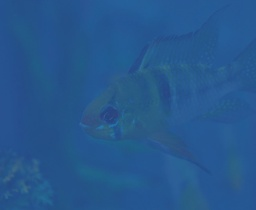
#> input picture fusion-matlab/img/1.jpg, 256 x 210 px, shrunk from 1562 x 1284 before the run, given as the content of the folder D:/img/InputImages, which was not available
$ python main.py
#> lines starting #> are read from the running program, lines starting #| are printed output that depends on the picture; pictures that were not available may be replaced by others from this repository, and a replacement may not be noted
### UDCP/getGbDarkChannel.py
import numpy as np


def getMinChannel(img):
	imgGray = np.zeros((img.shape[0],img.shape[1]),'float32')
	for i in range(0,img.shape[0]):
		for j in range(0,img.shape[1]):
			localMin = 255
			for k in range(0,2):
				if img.item((i,j,k)) < localMin:
					localMin = img.item((i,j,k))
			imgGray[i,j] = localMin
	return imgGray


def getDarkChannel(img, blockSize):
    img = getMinChannel(img)
    addSize = int((blockSize - 1) / 2)
    newHeight = img.shape[0] + blockSize - 1
    newWidth = img.shape[1] + blockSize - 1
    # 中间结果
    imgMiddle = np.zeros((newHeight, newWidth))
    imgMiddle[:, :] = 255
    imgMiddle[addSize:newHeight - addSize, addSize:newWidth - addSize] = img
    # print('imgMiddle',imgMiddle)
    imgDark = np.zeros((img.shape[0], img.shape[1]), np.uint8)
    for i in range(addSize, newHeight - addSize):
        for j in range(addSize, newWidth - addSize):
            localMin = 255
            for k in range(i - addSize, i + addSize + 1):
                for l in range(j - addSize, j + addSize + 1):
                    if imgMiddle.item((k, l)) < localMin:
                        localMin = imgMiddle.item((k, l))
            imgDark[i - addSize, j - addSize] = localMin
    return imgDark

### UDCP/getAtomsphericLight.py
import numpy as np

# 用于排序时存储原来像素点位置的数据结构
class Node(object):
	def __init__(self,x,y,value):
		self.x = x
		self.y = y
		self.value = value
	def printInfo(self):
		print(self.x,self.y,self.value)


def getAtomsphericLight(darkChannel, img):
    height = darkChannel.shape[0]
    width = darkChannel.shape[1]
    nodes = []
    # 用一个链表结构(list)存储数据
    for i in range(0, height):
        for j in range(0, width):
            oneNode = Node(i, j, darkChannel[i, j])
            nodes.append(oneNode)
    # 排序
    nodes = sorted(nodes, key=lambda node: node.value, reverse=True)

    atomsphericLight  = img[nodes[0].x, nodes[0].y, :]
    return atomsphericLight

### UDCP/getTM.py
import numpy as np


def getMinChannel(img,AtomsphericLight):
    imgGrayNormalization = np.zeros((img.shape[0], img.shape[1]))
    for i in range(0, img.shape[0]):
        for j in range(0, img.shape[1]):
            localMin = 1
            for k in range(0, 2):
                imgNormalization = img.item((i, j, k)) / AtomsphericLight[k]
                if imgNormalization < localMin:
                    localMin = imgNormalization
            imgGrayNormalization[i, j] = localMin
    return imgGrayNormalization

def getTransmission(img,AtomsphericLight ,blockSize):
    img = getMinChannel(img, AtomsphericLight)
    addSize = int((blockSize - 1) / 2)
    newHeight = img.shape[0] + blockSize - 1
    newWidth = img.shape[1] + blockSize - 1
    # 中间结果
    imgMiddle = np.zeros((newHeight, newWidth))
    imgMiddle[:, :] = 1
    imgMiddle[addSize:newHeight - addSize, addSize:newWidth - addSize] = img
    # print('imgMiddle',imgMiddle)
    imgDark = np.zeros((img.shape[0], img.shape[1]))
    localMin = 1
    for i in range(addSize, newHeight - addSize):
        for j in range(addSize, newWidth - addSize):
            localMin = 1
            for k in range(i - addSize, i + addSize + 1):
                for l in range(j - addSize, j + addSize + 1):
                    if imgMiddle.item((k, l)) < localMin:
                        localMin = imgMiddle.item((k, l))
            imgDark[i - addSize, j - addSize] = localMin
    transmission = 1 - imgDark

    transmission = np.clip(transmission, 0.1, 0.9)


    return transmission

### IBLA/GuidedFilter.py
# -*- coding: utf-8 -*-
import numpy as np
import cv2

class GuidedFilter:

    # def __init__(self, I, radius=5, epsilon=0.4):
    def __init__(self, I, radius, epsilon):

        self._radius = 2 * radius + 1
        self._epsilon = epsilon
        self._I = self._toFloatImg(I)
        self._initFilter()

        # print('radius',self._radius)
        # print('epsilon',self._epsilon)

    def _toFloatImg(self, img):
        if img.dtype == np.float32:
            return img
        return ( 1.0 / 255.0 ) * np.float32(img)

    def _initFilter(self):
        I = self._I
        r = self._radius
        eps = self._epsilon

        Ir, Ig, Ib = I[:, :, 0], I[:, :, 1], I[:, :, 2]

        # [10 lines of commented-out code are left out]


        self._Ir_mean = cv2.blur(Ir, (r, r))
        self._Ig_mean = cv2.blur(Ig, (r, r))
        self._Ib_mean = cv2.blur(Ib, (r, r))

        Irr_var = cv2.blur(Ir ** 2, (r, r)) - self._Ir_mean ** 2 + eps
        Irg_var = cv2.blur(Ir * Ig, (r, r)) - self._Ir_mean * self._Ig_mean
        Irb_var = cv2.blur(Ir * Ib, (r, r)) - self._Ir_mean * self._Ib_mean
        Igg_var = cv2.blur(Ig * Ig, (r, r)) - self._Ig_mean * self._Ig_mean + eps
        Igb_var = cv2.blur(Ig * Ib, (r, r)) - self._Ig_mean * self._Ib_mean
        Ibb_var = cv2.blur(Ib * Ib, (r, r)) - self._Ib_mean * self._Ib_mean + eps


        Irr_inv = Igg_var * Ibb_var - Igb_var * Igb_var
        Irg_inv = Igb_var * Irb_var - Irg_var * Ibb_var
        Irb_inv = Irg_var * Igb_var - Igg_var * Irb_var
        Igg_inv = Irr_var * Ibb_var - Irb_var * Irb_var
        Igb_inv = Irb_var * Irg_var - Irr_var * Igb_var
        Ibb_inv = Irr_var * Igg_var - Irg_var * Irg_var

        I_cov = Irr_inv * Irr_var + Irg_inv * Irg_var + Irb_inv * Irb_var
        Irr_inv /= I_cov
        Irg_inv /= I_cov
        Irb_inv /= I_cov
        Igg_inv /= I_cov
        Igb_inv /= I_cov
        Ibb_inv /= I_cov

        self._Irr_inv = Irr_inv
        self._Irg_inv = Irg_inv
        self._Irb_inv = Irb_inv
        self._Igg_inv = Igg_inv
        self._Igb_inv = Igb_inv
        self._Ibb_inv = Ibb_inv

    def _computeCoefficients(self, p):
        r = self._radius
        I = self._I
        Ir, Ig, Ib = I[:, :, 0], I[:, :, 1], I[:, :, 2]


        p_mean = cv2.blur(p, (r, r))
        Ipr_mean = cv2.blur(Ir * p, (r, r))
        Ipg_mean = cv2.blur(Ig * p, (r, r))
        Ipb_mean = cv2.blur(Ib * p, (r, r))


        Ipr_cov = Ipr_mean - self._Ir_mean * p_mean
        Ipg_cov = Ipg_mean - self._Ig_mean * p_mean
        Ipb_cov = Ipb_mean - self._Ib_mean * p_mean

        ar = self._Irr_inv * Ipr_cov + self._Irg_inv * Ipg_cov + self._Irb_inv * Ipb_cov
        ag = self._Irg_inv * Ipr_cov + self._Igg_inv * Ipg_cov + self._Igb_inv * Ipb_cov
        ab = self._Irb_inv * Ipr_cov + self._Igb_inv * Ipg_cov + self._Ibb_inv * Ipb_cov

        b = p_mean - ar * self._Ir_mean - ag * self._Ig_mean - ab * self._Ib_mean

        ar_mean = cv2.blur(ar, (r, r))
        ag_mean = cv2.blur(ag, (r, r))
        ab_mean = cv2.blur(ab, (r, r))
        b_mean = cv2.blur(b, (r, r))

        return ar_mean, ag_mean, ab_mean, b_mean

    def _computeOutput(self, ab, I):

        ar_mean, ag_mean, ab_mean, b_mean = ab
        Ir, Ig, Ib = I[:, :, 0], I[:, :, 1], I[:, :, 2]
        q = ar_mean * Ir + ag_mean * Ig + ab_mean * Ib + b_mean
        return q

    def filter(self, p):

        p_32F = self._toFloatImg(p)

        ab = self._computeCoefficients(p)
        return self._computeOutput(ab, self._I)

### UDCP/sceneRadiance.py
import numpy as np

def sceneRadianceRGB(img, transmission, AtomsphericLight):
    AtomsphericLight = np.array(AtomsphericLight)
    img = np.float64(img)
    sceneRadiance = np.zeros(img.shape)

    transmission = np.clip(transmission, 0.2, 0.9)
    for i in range(0, 3):
        sceneRadiance[:, :, i] = (img[:, :, i] - AtomsphericLight[i]) / transmission  + AtomsphericLight[i]

    sceneRadiance = np.clip(sceneRadiance, 0, 255)
    sceneRadiance = np.uint8(sceneRadiance)
    return sceneRadiance

### UDCP/RefinedTramsmission.py
import numpy as np
from GuidedFilter import GuidedFilter


def  Refinedtransmission(transmission,img):

    gimfiltR = 50  # 引导滤波时半径的大小
    eps = 10 ** -3  # 引导滤波时epsilon的值

    guided_filter = GuidedFilter(img, gimfiltR, eps)
    transmission = guided_filter.filter(transmission)
    transmission = np.clip(transmission, 0.1, 0.9)

    return transmission

### UDCP/main.py
import os
import numpy as np
import cv2
import natsort
import datetime
from RefinedTramsmission import Refinedtransmission
from getAtomsphericLight import getAtomsphericLight
from getGbDarkChannel import getDarkChannel
from getTM import getTransmission
from sceneRadiance import sceneRadianceRGB

np.seterr(over='ignore')
if __name__ == '__main__':
    pass

# folder = "C:/Users/Administrator/Desktop/UnderwaterImageEnhancement/Physical/UDCP"
# folder = "C:/Users/Administrator/Desktop/Databases/Dataset"
folder = "D:\\img"
path = folder + "\\InputImages"
files = os.listdir(path)
for file in files:
    print(file)
files = natsort.natsorted(files)
# 开始计时
starttime = datetime.datetime.now()
for i in range(len(files)):
    file = files[i]
    filepath = path + "\\" + file
    prefix = file.split('.')[0]
    if os.path.isfile(filepath):
        print('********    file   ********', file)
        img = cv2.imread(folder +'\\InputImages\\' + file)
#> img is the input picture: shape (210, 256, 3); mean B, G, R 141.4, 87.6, 37.8

        # cv2.imshow('image', img)
        print('img',img)
#> (printed output is left out)

        blockSize = 9
        GB_Darkchannel = getDarkChannel(img, blockSize)
#> in getDarkChannel, `imgMiddle[addSize:newHeight - addSize, addSize:newWidth - addSize] = img`:
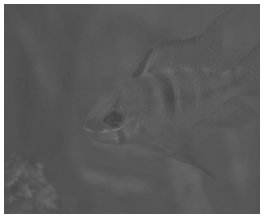
#> imgMiddle: shape (218, 264) float64; min 66, max 255, mean 98.6
        AtomsphericLight = getAtomsphericLight(GB_Darkchannel, img)
#> the loop in getAtomsphericLight, `for i in range(0, height):` made 210 passes
        print('AtomsphericLight', AtomsphericLight)
#| AtomsphericLight [149  99  41]
        # print('img/AtomsphericLight', img/AtomsphericLight)

        # AtomsphericLight = [231, 171, 60]

        transmission = getTransmission(img, AtomsphericLight, blockSize)
#> after the loop in getTransmission, `for i in range(addSize, newHeight - addSize):`:
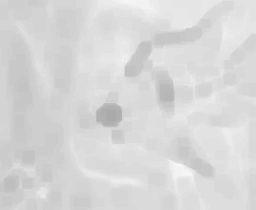
#> imgDark: shape (210, 256) float64; min 0.667, max 0.98, mean 0.848

        # cv2.imwrite('OutputImages/' + prefix + '_UDCP_Map.jpg', np.uint8(transmission))

        transmission = Refinedtransmission(transmission, img)
#> in _toFloatImg (call 2), `return ( 1.0 / 255.0 ) * np.float32(img)`:
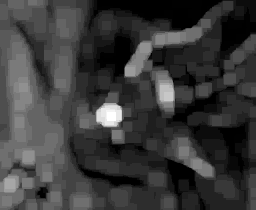
#> returned value: shape (210, 256) float32; min 0.000392, max 0.00131, mean 0.000601; drawn with min black and max white
#> in _computeCoefficients, `Ipb_mean = cv2.blur(Ib * p, (r, r))`:
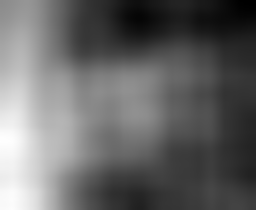
#> Ipb_mean: shape (210, 256) float64; min 0.0183, max 0.0293, mean 0.0227; drawn with min black and max white
#> in _computeCoefficients, `Ipb_cov = Ipb_mean - self._Ib_mean * p_mean`:
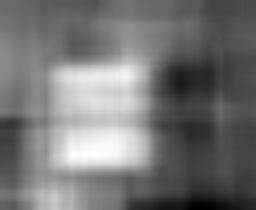
#> Ipb_cov: shape (210, 256) float64; min -0.000117, max 0.000211, mean 3.33e-05; drawn with min black and max white
#> in _computeCoefficients, `ag = self._Irg_inv * Ipr_cov + self._Igg_inv * Ipg_cov + self._Igb_inv..`:
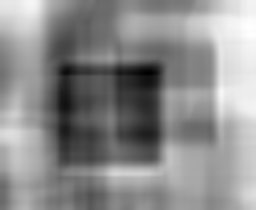
#> ag: shape (210, 256) float64; min -0.381, max -0.082, mean -0.217; drawn with min black and max white
#> in _computeCoefficients, `ar_mean = cv2.blur(ar, (r, r))`:
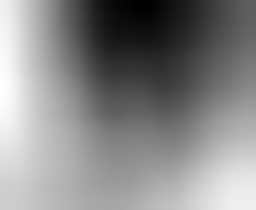
#> ar_mean: shape (210, 256) float64; min -0.28, max -0.0166, mean -0.139; drawn with min black and max white
        sceneRadiance = sceneRadianceRGB(img, transmission, AtomsphericLight)
        """
        cv2.imshow('image', sceneRadiance)
        cv2.waitKey(0)
        cv2.destroyAllWindows()
        """
        # print('AtomsphericLight',AtomsphericLight)
        # cv2.imwrite("D:\\img", np.uint8(transmission* 255))
        # cv2.imwrite(folder + '\\OutputImages\\' + prefix+'UDCP_TM.jpg', np.uint8(transmission* 255))
        cv2.imwrite(folder + '\\OutputImages\\' + prefix + '_UDCP.jpg', sceneRadiance)
Endtime = datetime.datetime.now()
print('Time:', Endtime - starttime)

$ run again, on fusion-matlab/img/4.jpg
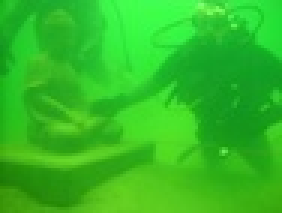
#> input picture fusion-matlab/img/4.jpg, 94 x 71 px, shrunk from 1037 x 778 before the run, given as the content of the folder D:/img/InputImages, which was not available (shown 3 times larger)
#> img is the input picture: shape (71, 94, 3); mean B, G, R 36.5, 189.6, 49.6
#> (printed output is left out)
#> after the loop in getDarkChannel, `for i in range(addSize, newHeight - addSize):`:
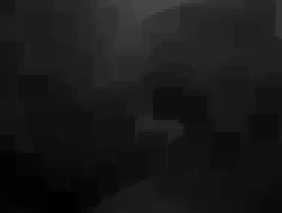
#> imgDark: shape (71, 94) (shown 3 times larger); min 1, max 72, mean 24.9
#> the loop in getAtomsphericLight, `for i in range(0, height):` made 71 passes
#| AtomsphericLight [ 77 255  64]
#> in _computeCoefficients, `ar_mean = cv2.blur(ar, (r, r))`:
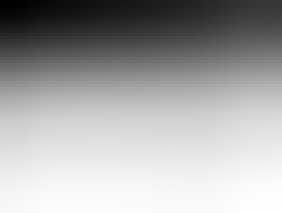
#> ar_mean: shape (71, 94) float64 (shown 3 times larger); min -1.21, max -1.02, mean -1.09; drawn with min black and max white

$ run again, on fusion-matlab/img/5.jpg
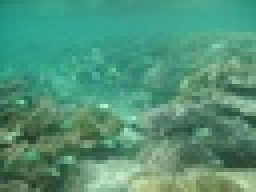
#> input picture fusion-matlab/img/5.jpg, 64 x 48 px, shrunk from 704 x 528 before the run, given as the content of the folder D:/img/InputImages, which was not available (shown 4 times larger)
#> img is the input picture: shape (48, 64, 3); mean B, G, R 119.5, 147.6, 81.2
#> (printed output is left out)
#> after the loop in getDarkChannel, `for i in range(addSize, newHeight - addSize):`:
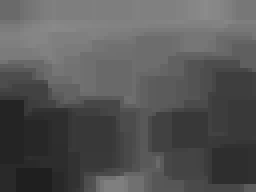
#> imgDark: shape (48, 64) (shown 4 times larger); min 31, max 139, mean 85.8
#> the loop in getAtomsphericLight, `for i in range(0, height):` made 48 passes
#| AtomsphericLight [142 168  78]
#> in _computeCoefficients, `ar_mean = cv2.blur(ar, (r, r))`:
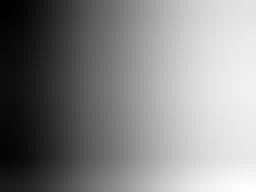
#> ar_mean: shape (48, 64) float64 (shown 4 times larger); min -0.937, max -0.881, mean -0.908; drawn with min black and max white
